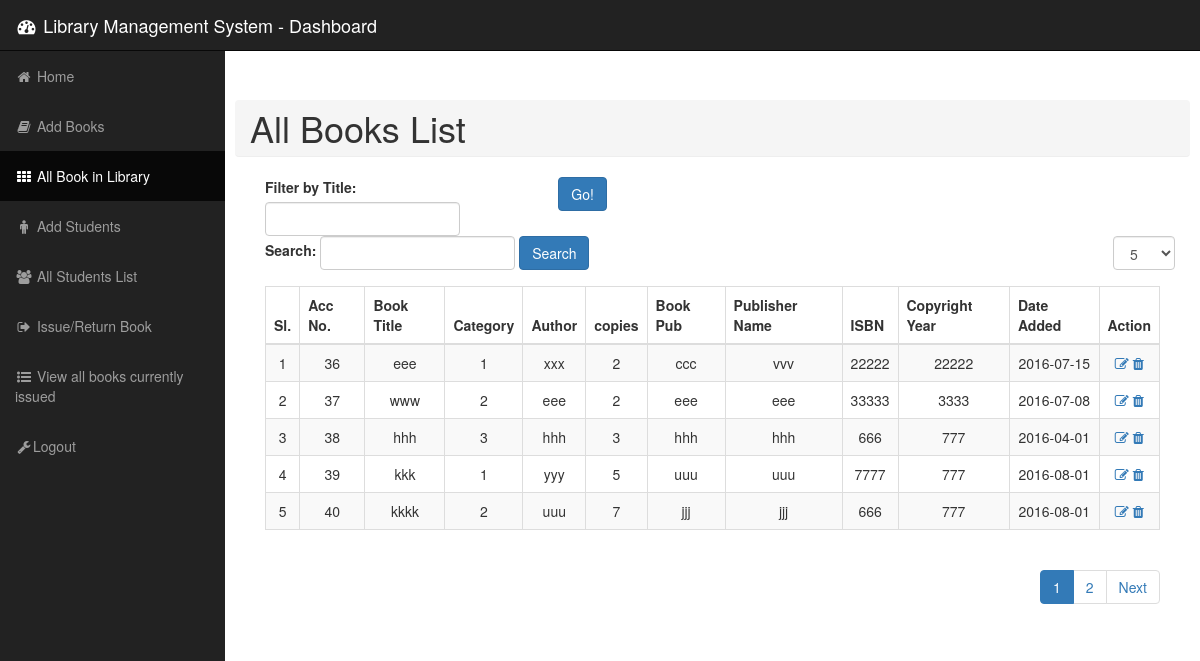
Screenshot of /views/Library/Librarian/Book/index.php (signed in) with the database file from the repository.
### tables this page shows
CREATE TABLE IF NOT EXISTS `book` (
`book_id` int(11) NOT NULL,
  `book_title` varchar(100) NOT NULL,
  `category_id` int(11) NOT NULL,
  `author` varchar(50) NOT NULL,
  `book_copies` int(11) NOT NULL,
  `book_pub` varchar(100) NOT NULL,
  `publisher_name` varchar(100) NOT NULL,
  `isbn` varchar(50) NOT NULL,
  `copyright_year` int(11) NOT NULL,
  `date_added` date NOT NULL
);

### src/Bitm/Library/Book/Book.php (called while the page is built, shortened)
<?php
Class Book{
    public $conn;
    public function __construct(){
        $this->conn= mysqli_connect("localhost","root","","library") or die("Database connection establish failed");
    }
    public function count(){
        $query="SELECT COUNT(*) AS totalItem FROM `book`";
        $result= mysqli_query($this->conn,$query);
        $row= mysqli_fetch_assoc($result);
        return $row['totalItem'];
    }
    public function paginator($pageStartFrom=0,$Limit=5){
        $_allBook=array();
        $query="SELECT * FROM `book` LIMIT ".$pageStartFrom.",".$Limit;
        $result= mysqli_query($this->conn,$query);
        while($row=mysqli_fetch_object($result)){
            $_allBook[]=$row;
        }
        return $_allBook;
    }
}

### views/Library/Librarian/Book/index.php (the view, shortened to what this page needs)
<?php
$book = new Book();
$allBook = $book->prepare($_POST)->count();
$totalItem=$book->count();
$itemPerPage= $_SESSION['itemPerPage'];
$noOfPage=ceil($totalItem/$itemPerPage);
$pagination="";
if(array_key_exists('pageNo',$_GET)){
    $pageNo= $_GET['pageNo'];
}else {
    $pageNo = 1;
}
for($i=1;$i<=$noOfPage;$i++){
    $active=($i==$pageNo)?"active":"";
    $pagination.="<li class='$active'><a href='index.php?pageNo=$i'>$i</a></li>";
}
$pageStartFrom=$itemPerPage*($pageNo-1);
if(strtoupper($_SERVER['REQUEST_METHOD']=='GET')) {
    $allBook = $book->paginator($pageStartFrom, $itemPerPage);
}
?>
<!DOCTYPE html>
<html lang="en">
<head>
    <link href="../../../../resource/css/bootstrap.min.css" rel="stylesheet">
    <link href="../../../../resource/css/sb-admin.css" rel="stylesheet">
    <link href="../../../../resource/css/plugins/morris.css" rel="stylesheet">
    <link href="../../../../resource/font-awesome/css/font-awesome.min.css" rel="stylesheet" type="text/css">
    <link rel="stylesheet" href="//code.jquery.com/ui/1.12.0/themes/base/jquery-ui.css">
</head>
<body style=" background-color: #fff;">
<div id="wrapper">
    <nav class="navbar navbar-inverse navbar-fixed-top" role="navigation">
        <div class="navbar-header">
            <a class="navbar-brand" href=""><i class="fa fa-fw fa-dashboard"></i> Library Management System - Dashboard</a>
        </div>
        <div class="collapse navbar-collapse navbar-ex1-collapse">
            <ul class="nav navbar-nav side-nav">
                <li>
                    <a href="../dashboard.php"><i class="fa fa-fw fa-home"></i> Home</a>
                </li>
                <li>
                    <a href="create.php"> <i class="fa fa-fw fa-book"></i> Add Books</a>
                </li>
                <li class="active">
                    <a href="index.php"><i class="fa fa-fw fa-th"></i> All Book in Library</a>
                </li>
                <li>
                    <a href="../Student/create.php"><i class="fa fa-fw fa-male"></i> Add Students</a>
                </li>
                <li>
                    <a href="../Student/index.php"><i class="fa fa-fw fa-users"></i> All Students List</a>
                </li>
                <li>
                    <a href="../Issue/create.php"><i class="fa fa-fw fa-sign-out"></i> Issue/Return Book</a>
                </li>
                <li>
                    <a href="../Issue/index.php"><i class="fa fa-fw fa-list-ul"></i> View all books currently issued</a>
                </li>
                <li>
                    <a href="../Authentication/logout.php"><i class="fa fa-fw fa-wrench"></i>Logout</a>
                </li>
            </ul>
        </div>
    </nav>
    <div id="page-wrapper">
        <div class="row">
            <div class="col-lg-12">
                <h1 class="page-header breadcrumb">
                    All Books List
                </h1>
            </div>
        </div>
        <div class="container-fluid">
            <div class="row">
                <div class="col-lg-12">
                    <form role="form" action="index.php" method="post" class="form-inline">
                        <div class="form-group col-lg-4">
                            <label>Filter by Title:</label>
                            <input class="form-control" type="text" name="filterByTitle" value="" id="title">
                        </div>
                        <button type="submit" class="btn btn-primary">Go!</button>
                    </form>
                    <br>
                    <div class="table-responsive col-md-12 text-center ">
                        <form role="form" action="index.php" method="get" class="form-inline navbar-left">
                            <div class="form-group">
                                <label>Search:</label>
                                <input  class="form-control" type="text" name="search" value="" id="search">
                                <button type="submit" class="btn btn-primary">Search</button>
                            </div>
                            <br>
                        </form>
                        <form role="form" action="index.php" class="navbar-right">
                            <select class="form-control"  id="sel1" name="itemPerPage"  onchange='this.form.submit()'>
                                <option<?php if($itemPerPage==5){?> selected <?php }?>>5</option>
                            </select><noscript><input type="submit" value="Submit"></noscript>
                        </form> <br/>
                        <table class="table table-striped table-bordered" style="margin-top: 30px">
                            <thead align="center">
                            <tr>
                                <th>Sl.</th>
                                <th>Acc No.</th>
                                <th>Book Title</th>
                                <th>Category</th>
                                <th>Author</th>
                                <th class="action">copies</th>
                                <th>Book Pub</th>
                                <th>Publisher Name</th>
                                <th>ISBN</th>
                                <th>Copyright Year</th>
                                <th>Date Added</th>
                                <th class="action">Action</th>
                            </tr>
                            </thead>
                            <tbody>
                            <?php
                            $sl=0;
                            foreach ($allBook as $book){
                                $sl++?>
                                <tr>
                                    <td><?php echo $sl+$pageStartFrom?></td>
                                    <td><?php echo $book->book_id ?></td>
                                    <td><?php echo $book->book_title ?></td>
                                    <td><?php echo $book->category_id ?></td>
                                    <td><?php echo $book->author ?></td>
                                    <td><?php echo $book->book_copies ?></td>
                                    <td><?php echo $book->book_pub ?></td>
                                    <td><?php echo $book->publisher_name ?></td>
                                    <td><?php echo $book->isbn ?></td>
                                    <td><?php echo $book->copyright_year ?></td>
                                    <td><?php echo $book->date_added ?></td>
                                    <td>
                                        <a href="edit.php?book_id=<?php echo $book->book_id ?>" ><i class="fa fa-edit"></i></a>
                                        <a href="delete.php?book_id=<?php echo $book->book_id ?>"><i class="fa fa-trash"></i></a>
                                    </td>
                                </tr>
                            <?php }?>
                            </tbody>
                        </table>
                        <?php if(strtoupper($_SERVER['REQUEST_METHOD']=='GET')) { ?>
                                    <ul class="pagination navbar-right">
                                <?php echo $pagination; ?>
                                <?php  if( $pageNo < $noOfPage ): ?>
                                    <li><a href="index.php?pageNo=<?php $next = $pageNo+1; echo $next;?>">Next</a></li>
                                <?php endif; ?>
                            </ul>
                        <?php } ?>
                    </div>
                </div>
            </div>
        </div>
    </div>
</div>
</body>
</html>

### resource/css/sb-admin.css (style rules this page uses)
body { margin-top: 100px; background-color: #222; }
@media (min-width:768px) { body { margin-top: 50px; } }
#wrapper { padding-left: 0; }
#page-wrapper { width: 100%; padding: 0; background-color: #fff; }
@media (min-width:768px) { #wrapper { padding-left: 225px; } }
@media (min-width:768px) { #page-wrapper { padding: 10px; } }
@media (min-width:768px) { .side-nav { position: fixed; top: 51px; left: 225px; width: 225px; margin-left: -225px; border: none; border-radius: 0; overflow-y: auto; background-color: #222; bottom: 0; overflow-x: hidden; padding-bottom: 40px; } }
@media (min-width:768px) { .side-nav>li>a { width: 225px; } }

### rows the page displays
book: pageStartFrom "1", book_id "36", book_title "eee", category "1", author "xxx", book_copies "2", book_pub "ccc", publisher_name "vvv", isbn "22222", copyright_year "22222", date_added "2016-07-15"
book: pageStartFrom "2", book_id "37", book_title "www", category "2", author "eee", book_copies "2", book_pub "eee", publisher_name "eee", isbn "33333", copyright_year "3333", date_added "2016-07-08"
book: pageStartFrom "3", book_id "38", book_title "hhh", category "3", author "hhh", book_copies "3", book_pub "hhh", publisher_name "hhh", isbn "666", copyright_year "777", date_added "2016-04-01"
book: pageStartFrom "4", book_id "39", book_title "kkk", category "1", author "yyy", book_copies "5", book_pub "uuu", publisher_name "uuu", isbn "7777", copyright_year "777", date_added "2016-08-01"
book: pageStartFrom "5", book_id "40", book_title "kkkk", category "2", author "uuu", book_copies "7", book_pub "jjj", publisher_name "jjj", isbn "666", copyright_year "777", date_added "2016-08-01"
